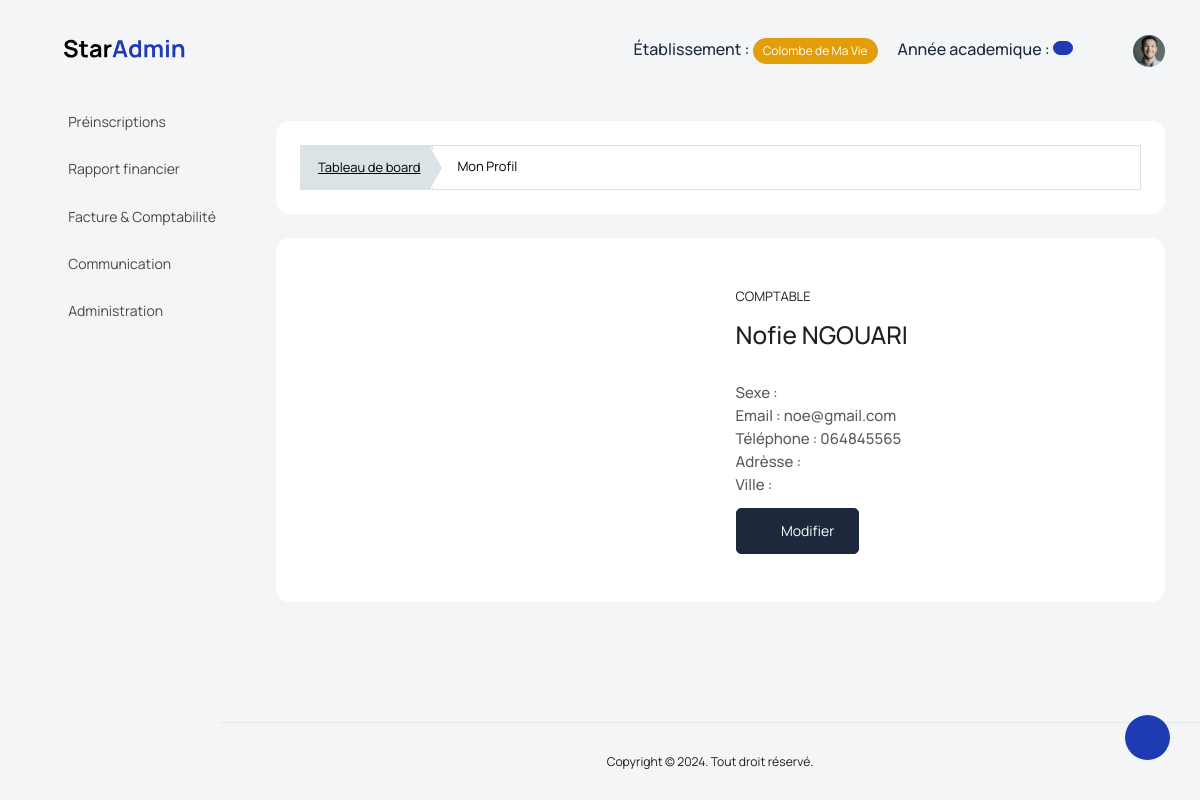
Page /accountnant-dashboard/administration/user-profile/ (signed in) on the earlier database version.
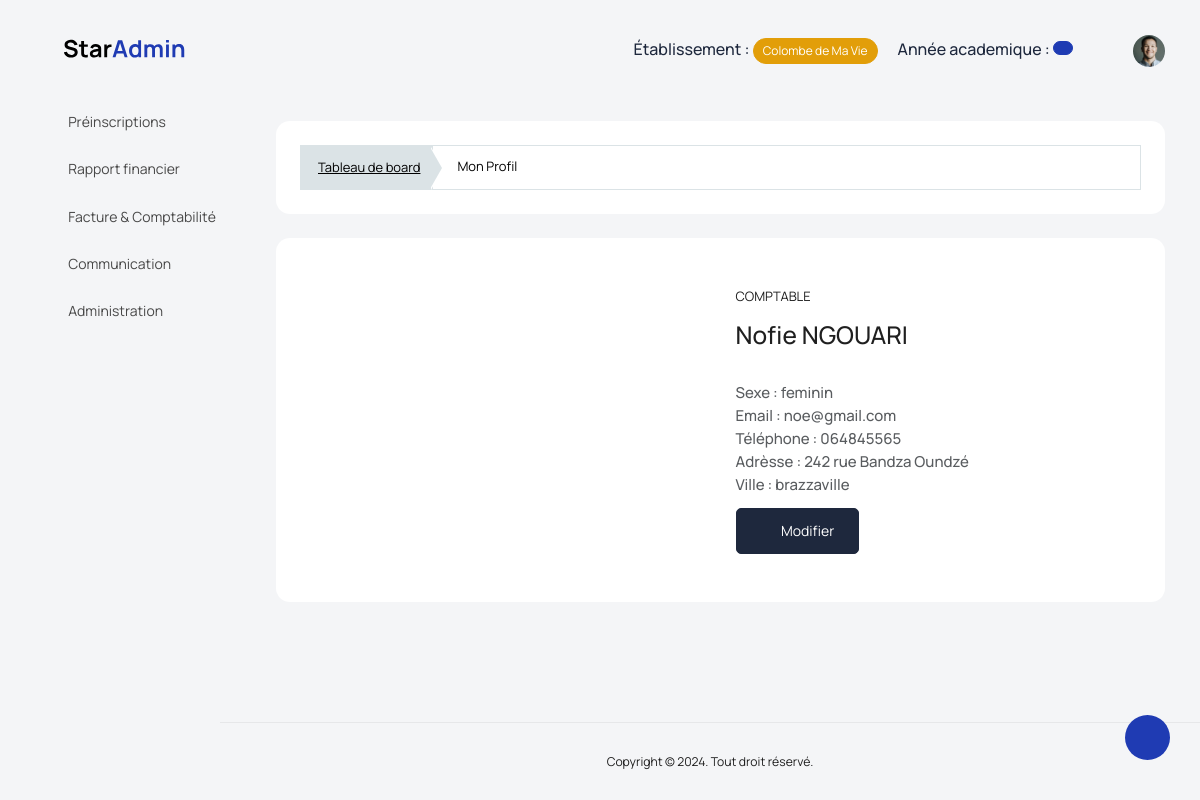
Same page on the later database version.
### backend/models/user_account.py (models this page shows, shortened)
class User(AbstractBaseUser, PermissionsMixin):
    school = models.ForeignKey(Etablishment, on_delete=models.CASCADE, null=True, blank=True)
    username = models.CharField(max_length=255, unique=True,)
    student = models.OneToOneField(Student, unique=True, on_delete=models.SET_NULL, null=True, blank=True)
    teacher = models.OneToOneField(Teacher, unique=True, on_delete=models.SET_NULL, null=True, blank=True)
    parent = models.OneToOneField(Parent, unique=True, on_delete=models.SET_NULL, null=True, blank=True)
    management_profil = models.OneToOneField(ManagementProfil, unique=True, on_delete=models.CASCADE, null=True, blank=True)
    is_active = models.BooleanField(default=True)
    is_admin = models.BooleanField(default=False)
    is_admin_school = models.BooleanField(default=False)
    is_manager = models.BooleanField(default=False)
    is_accountant = models.BooleanField(default=False)
    is_student = models.BooleanField(default=False)
    is_teacher = models.BooleanField(default=False)
    is_parent = models.BooleanField(default=False)
    created_at = models.DateTimeField(auto_now_add=True)
    updated_at = models.DateTimeField(auto_now=True)
    objects = UserManager()
    USERNAME_FIELD = 'username'

### backend/models/gestion_ecole.py (models this page shows, shortened)
class Etablishment(models.Model):
    name = models.CharField(max_length=120)
    tel = models.CharField(max_length=20)
    address = models.CharField(max_length=100)
    social_address = models.CharField(max_length=100, blank=True, null=True)
    email = models.EmailField(max_length=200, blank=True, null=True)
    bulletin_foot = models.CharField(max_length=50, blank=True, null=True)
    currency = models.CharField(max_length=50, choices=currencies, blank=True, null=True)
    système = models.CharField(max_length=50, choices=systemes, blank=True, null=True)
    status_fees = models.CharField(max_length=50, choices=statues, blank=True, null=True)
    subscription_fees = models.IntegerField(default=1000, blank=True, null=True)
    month = models.IntegerField(default=9, blank=True, null=True)
    re_registration_fees = models.IntegerField(default=800, blank=True, null=True)

class ManagementProfil(models.Model):
    lastname = models.CharField(max_length=50, blank=True)
    firstname = models.CharField(max_length=50, blank=True)
    address = models.CharField(max_length=50, blank=True)
    tel = models.CharField(max_length=20, blank=True)
    city = models.CharField(max_length=17, choices=cities, blank=True)
    sex = models.CharField(max_length=10, choices=sexes, blank=True)
    email = models.CharField(max_length=120, unique=True, blank=True, null=True)
    picture = models.ImageField(upload_to="managements_images", blank=True, null=True)
    bio = models.TextField(blank=True)
    created_at = models.DateTimeField(auto_now_add=True, null=True)
    updated_at = models.DateTimeField(auto_now=True, null=True)

### accountant_dashboard/views/administration_view.py (the view, shortened to what this page needs)
class ProfileAppView(View):
    template_name = "accountant_dashboard/administration/profil.html"
    def dispatch(self,request, *args, **kwargs):
        if not request.user.is_authenticated:
            return redirect('backend:login')
        if request.user.is_accountant or request.user.is_admin:
            return super().dispatch(request, *args, **kwargs)
        return redirect('backend:logout')
    def get(self, request, *args, **kwargs):
        form = ManagementProfilForm()
        context = {'form':form}
        return render(request, template_name=self.template_name, context=context)

### accountant_dashboard/templates/accountant_dashboard/administration/profil.html (shortened to what this page needs)
{% extends '../base.html' %}
{% load static %}
{% block content %}
<div class="col-md-12 grid-margin stretch-card">
    <div class="card">
      <div class="card-body">
        <div class="template-demo">
          <nav aria-label="breadcrumb">
            <ol class="breadcrumb breadcrumb-custom">
              <li class="breadcrumb-item">
                <a href='{% url "accountant_dashboard:index" %}'>Tableau de board</a>
              </li>
              <li class="breadcrumb-item active" aria-current="page">
                <span>Mon Profil</span>
              </li>
            </ol>
          </nav>
        </div>
      </div>
    </div>
</div>
<div class="col-md-12 grid-margin stretch-card">
    <div class="card">
        <div class="card-body">
            <div class="row">
                <div class="col-12">
                    <div class="white_card position-relative mb_20">
                        <div class="card-body">
                            <div class="row">
                                <div class="col-lg-6 align-self-center">
                                    {% if teacher.file_exists %}
                                        <img src="{{ teacher.picture.url }}" alt class="mx-auto d-block" height="300" />
                                    {% else %}
                                    <img src="{% static 'img/staf/teacher.png' %}" alt class="mx-auto d-block" height="200" />
                                    {% endif %}
                                </div>
                                <div class="col-lg-6 align-self-center">
                                    <div class="single-pro-detail">
                                        {% if user.is_manager %}
                                        <p class="mb-1">GESTIONNAIRE</p>
                                        {% else %}
                                        <p class="mb-1">COMPTABLE</p>
                                        {% endif %}
                                        <h3 class="pro-title"> {{user.management_profil.firstname}} {{user.management_profil.lastname}}</h3><br>
                                        <h6 class="text-muted font_s_13 mt-2 mb-1">Sexe : {{user.management_profil.sex}} </h6>
                                        <h6 class="text-muted font_s_13 mt-2 mb-1">Email : {{user.management_profil.email}} </h6>
                                        <h6 class="text-muted font_s_13 mt-2 mb-1">Téléphone : {{user.management_profil.tel}} </h6>
                                        <h6 class="text-muted font_s_13 mt-2 mb-1">Adrèsse : {{user.management_profil.address}} </h6>
                                        <h6 class="text-muted font_s_13 mt-2 mb-1">Ville : {{user.management_profil.city}} </h6>
                                        <div class="quantity mt-3">
                                            <a href='{% url "accountant_dashboard:edit_profil" %}' class="btn btn-dark"><i class="fa fa-edit me-2"></i>Modifier</a>
                                        </div>
                                    </div>
                                </div>
                            </div>
                        </div>
                    </div>
                </div>
            </div>
        </div>
    </div>
</div>
{% endblock content %}

### accountant_dashboard/templates/accountant_dashboard/base.html (shortened to what the changed rows need)
<!DOCTYPE html>
<html lang="en">
{% load static %}
<head>
    <link rel="stylesheet" href="{% static 'manager_dashboard/vendors/feather/feather.css' %}">
    <link rel="stylesheet" href="{% static 'manager_dashboard/vendors/mdi/css/materialdesignicons.min.css' %}">
    <link rel="stylesheet" href="{% static 'manager_dashboard/vendors/ti-icons/css/themify-icons.css' %}">
    <link rel="stylesheet" href="{% static 'manager_dashboard/vendors/font-awesome/css/font-awesome.min.css' %}">
    <link rel="stylesheet" href="{% static 'manager_dashboard/vendors/typicons/typicons.css' %}">
    <link rel="stylesheet" href="{% static 'manager_dashboard/vendors/simple-line-icons/css/simple-line-icons.css' %}">
    <link rel="stylesheet" href="{% static 'manager_dashboard/vendors/css/vendor.bundle.base.css' %}">
    <link rel="stylesheet" href="{% static 'manager_dashboard/vendors/bootstrap-datepicker/bootstrap-datepicker.min.css' %}">
    <link rel="stylesheet" href="{% static 'manager_dashboard/vendors/datatables.net-bs4/dataTables.bootstrap4.css' %}">
    <link rel="stylesheet" href="{% static 'manager_dashboard/vendors/jquery-toast-plugin/jquery.toast.min.css' %}">
    <link rel="stylesheet" href="{% static 'manager_dashboard/vendors/select2/select2.min.css' %}">
    <link rel="stylesheet" href="{% static 'manager_dashboard/vendors/select2-bootstrap-theme/select2-bootstrap.min.css' %}">
    <link rel="stylesheet" href="{% static 'manager_dashboard/css/vertical-layout-light/style.css' %}">
</head>
<body class="sidebar-fixed">
    <div class="container-scroller">
        <nav class="navbar default-layout col-lg-12 col-12 p-0 fixed-top d-flex align-items-top flex-row">
            <div class="navbar-menu-wrapper d-flex align-items-top">
                <ul class="navbar-nav ms-auto">
                    <li class="nav-item d-none d-lg-block">
                        <span class="text-dark h5">
                            Établissement :
                        </span>
                        <span class="badge badge-pill badge-warning">
                            {{request.user.school.name}}
                        </span>
                    </li>
                </ul>
            </div>
        </nav>
        <div class="container-fluid page-body-wrapper">
        <div class="main-panel">
            <div class="content-wrapper">
                {% block content %}{% endblock %}
            </div>
        </div>
    </div>
</body>
</html>

Differences in the rows shown:
changed User "Nofie": management_profil.sex (not shown) → "feminin"; management_profil.address (not shown) → "242 rue Bandza Oundzé"; management_profil.city (not shown) → "brazzaville"
